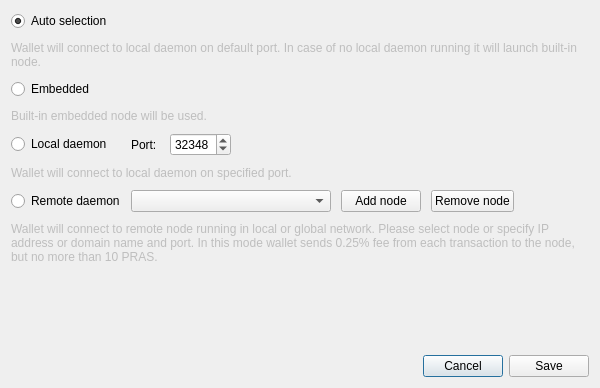
<?xml version="1.0" encoding="UTF-8"?>
<ui version="4.0">
 <class>ConnectionSettingsDialog</class>
 <widget class="QDialog" name="ConnectionSettingsDialog">
  <property name="windowModality">
   <enum>Qt::ApplicationModal</enum>
  </property>
  <property name="geometry">
   <rect>
    <x>0</x>
    <y>0</y>
    <width>600</width>
    <height>388</height>
   </rect>
  </property>
  <property name="windowTitle">
   <string>Connection settings</string>
  </property>
  <layout class="QGridLayout" name="gridLayout_2">
   <item row="2" column="0">
    <layout class="QHBoxLayout" name="horizontalLayout">
     <item>
      <spacer name="horizontalSpacer">
       <property name="orientation">
        <enum>Qt::Horizontal</enum>
       </property>
       <property name="sizeHint" stdset="0">
        <size>
         <width>40</width>
         <height>20</height>
        </size>
       </property>
      </spacer>
     </item>
     <item>
      <widget class="QPushButton" name="connectionCancelButton">
       <property name="text">
        <string>Cancel</string>
       </property>
      </widget>
     </item>
     <item>
      <widget class="QPushButton" name="connectionSaveButton">
       <property name="text">
        <string>Save</string>
       </property>
      </widget>
     </item>
    </layout>
   </item>
   <item row="0" column="0">
    <layout class="QGridLayout" name="gridLayout">
     <property name="sizeConstraint">
      <enum>QLayout::SetMaximumSize</enum>
     </property>
     <property name="verticalSpacing">
      <number>10</number>
     </property>
     <item row="0" column="0">
      <widget class="QRadioButton" name="radioButton_1">
       <property name="enabled">
        <bool>true</bool>
       </property>
       <property name="text">
        <string>Auto selection</string>
       </property>
       <property name="checked">
        <bool>true</bool>
       </property>
      </widget>
     </item>
     <item row="1" column="0" colspan="2">
      <widget class="QLabel" name="label">
       <property name="enabled">
        <bool>false</bool>
       </property>
       <property name="text">
        <string>Wallet will connect to local daemon on default port. In case of no local daemon running it will launch built-in node.</string>
       </property>
       <property name="wordWrap">
        <bool>true</bool>
       </property>
      </widget>
     </item>
     <item row="2" column="0">
      <widget class="QRadioButton" name="radioButton_2">
       <property name="text">
        <string>Embedded</string>
       </property>
      </widget>
     </item>
     <item row="3" column="0" colspan="2">
      <widget class="QLabel" name="label_2">
       <property name="enabled">
        <bool>false</bool>
       </property>
       <property name="text">
        <string>Built-in embedded node will be used.</string>
       </property>
       <property name="wordWrap">
        <bool>true</bool>
       </property>
      </widget>
     </item>
     <item row="4" column="0">
      <widget class="QRadioButton" name="radioButton_3">
       <property name="text">
        <string>Local daemon</string>
       </property>
      </widget>
     </item>
     <item row="4" column="1">
      <layout class="QHBoxLayout" name="horizontalLayout_2">
       <property name="spacing">
        <number>10</number>
       </property>
       <item>
        <widget class="QLabel" name="label_3">
         <property name="text">
          <string>Port: </string>
         </property>
        </widget>
       </item>
       <item>
        <widget class="QSpinBox" name="m_localDaemonPort">
         <property name="minimum">
          <number>0</number>
         </property>
         <property name="maximum">
          <number>65535</number>
         </property>
         <property name="value">
          <number>32348</number>
         </property>
         <property name="displayIntegerBase">
          <number>10</number>
         </property>
        </widget>
       </item>
       <item>
        <spacer name="horizontalSpacer_2">
         <property name="orientation">
          <enum>Qt::Horizontal</enum>
         </property>
         <property name="sizeHint" stdset="0">
          <size>
           <width>40</width>
           <height>20</height>
          </size>
         </property>
        </spacer>
       </item>
      </layout>
     </item>
     <item row="5" column="0" colspan="2">
      <widget class="QLabel" name="label_4">
       <property name="enabled">
        <bool>false</bool>
       </property>
       <property name="text">
        <string>Wallet will connect to local daemon on specified port.</string>
       </property>
       <property name="wordWrap">
        <bool>true</bool>
       </property>
      </widget>
     </item>
     <item row="6" column="0">
      <widget class="QRadioButton" name="radioButton_4">
       <property name="text">
        <string>Remote daemon</string>
       </property>
      </widget>
     </item>
     <item row="6" column="1">
      <layout class="QHBoxLayout" name="horizontalLayout_3">
       <property name="spacing">
        <number>10</number>
       </property>
       <item>
        <widget class="QComboBox" name="remoteNodesComboBox">
         <property name="minimumSize">
          <size>
           <width>200</width>
           <height>0</height>
          </size>
         </property>
         <property name="editable">
          <bool>false</bool>
         </property>
         <property name="insertPolicy">
          <enum>QComboBox::InsertAtTop</enum>
         </property>
        </widget>
       </item>
       <item>
        <widget class="QPushButton" name="addNodeButton">
         <property name="text">
          <string>Add node</string>
         </property>
         <property name="icon">
          <iconset resource="../../resources.qrc">
           <normaloff>:/icons/add</normaloff>:/icons/add</iconset>
         </property>
        </widget>
       </item>
       <item>
        <widget class="QPushButton" name="removeNodeButton">
         <property name="text">
          <string>Remove node</string>
         </property>
         <property name="icon">
          <iconset resource="../../resources.qrc">
           <normaloff>:/icons/remove</normaloff>:/icons/remove</iconset>
         </property>
        </widget>
       </item>
       <item>
        <spacer name="horizontalSpacer_3">
         <property name="orientation">
          <enum>Qt::Horizontal</enum>
         </property>
         <property name="sizeHint" stdset="0">
          <size>
           <width>40</width>
           <height>20</height>
          </size>
         </property>
        </spacer>
       </item>
      </layout>
     </item>
     <item row="7" column="0" colspan="2">
      <widget class="QLabel" name="label_5">
       <property name="enabled">
        <bool>false</bool>
       </property>
       <property name="sizePolicy">
        <sizepolicy hsizetype="Preferred" vsizetype="MinimumExpanding">
         <horstretch>0</horstretch>
         <verstretch>0</verstretch>
        </sizepolicy>
       </property>
       <property name="minimumSize">
        <size>
         <width>0</width>
         <height>40</height>
        </size>
       </property>
       <property name="text">
        <string>Wallet will connect to remote node running in local or global network. Please select node or specify IP address or domain name and port. In this mode wallet sends 0.25% fee from each transaction to the node, but no more than 10 PRAS.</string>
       </property>
       <property name="wordWrap">
        <bool>true</bool>
       </property>
      </widget>
     </item>
    </layout>
   </item>
   <item row="1" column="0">
    <spacer name="verticalSpacer">
     <property name="orientation">
      <enum>Qt::Vertical</enum>
     </property>
     <property name="sizeHint" stdset="0">
      <size>
       <width>20</width>
       <height>40</height>
      </size>
     </property>
    </spacer>
   </item>
  </layout>
 </widget>
 <resources>
  <include location="../../resources.qrc"/>
 </resources>
 <connections>
  <connection>
   <sender>connectionCancelButton</sender>
   <signal>clicked()</signal>
   <receiver>ConnectionSettingsDialog</receiver>
   <slot>reject()</slot>
   <hints>
    <hint type="sourcelabel">
     <x>549</x>
     <y>259</y>
    </hint>
    <hint type="destinationlabel">
     <x>338</x>
     <y>140</y>
    </hint>
   </hints>
  </connection>
  <connection>
   <sender>connectionSaveButton</sender>
   <signal>clicked()</signal>
   <receiver>ConnectionSettingsDialog</receiver>
   <slot>accept()</slot>
   <hints>
    <hint type="sourcelabel">
     <x>630</x>
     <y>259</y>
    </hint>
    <hint type="destinationlabel">
     <x>338</x>
     <y>140</y>
    </hint>
   </hints>
  </connection>
  <connection>
   <sender>addNodeButton</sender>
   <signal>clicked()</signal>
   <receiver>ConnectionSettingsDialog</receiver>
   <slot>addNodeClicked()</slot>
   <hints>
    <hint type="sourcelabel">
     <x>361</x>
     <y>153</y>
    </hint>
    <hint type="destinationlabel">
     <x>290</x>
     <y>135</y>
    </hint>
   </hints>
  </connection>
  <connection>
   <sender>removeNodeButton</sender>
   <signal>clicked()</signal>
   <receiver>ConnectionSettingsDialog</receiver>
   <slot>removeNodeClicked()</slot>
   <hints>
    <hint type="sourcelabel">
     <x>459</x>
     <y>177</y>
    </hint>
    <hint type="destinationlabel">
     <x>299</x>
     <y>193</y>
    </hint>
   </hints>
  </connection>
 </connections>
</ui>
